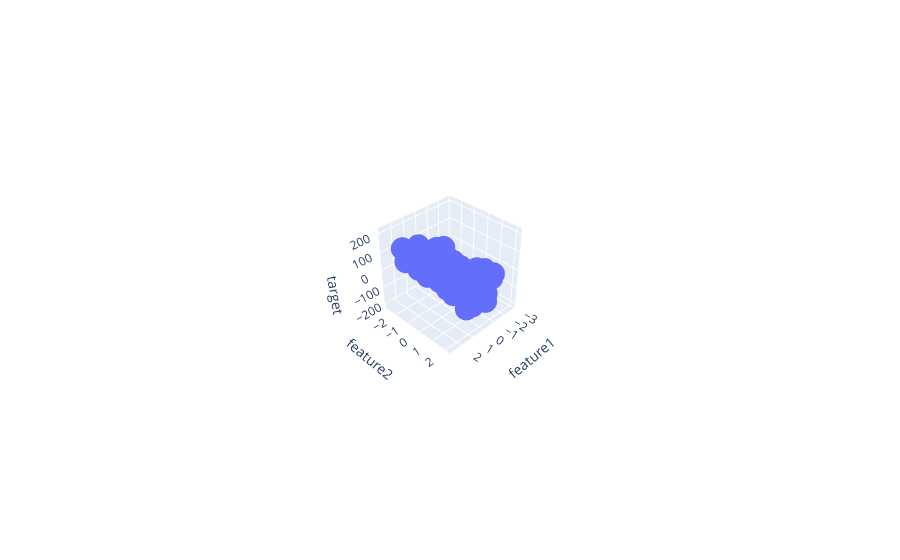

The notebook cell saved with this chart:
### Code cell
fig

### Figure 1 — Plotly figure (JSON) as saved in the notebook; plotly's stock layout.template omitted (floating-point values rounded to 4 significant figures; data arrays with more than 128 entries replaced by an {"elided": "..."} marker saying what was removed)
{"data": [{"hovertemplate": "feature1=%{x}<br>feature2=%{y}<br>target=%{z}<extra></extra>", "legendgroup": "", "marker": {"color": "#636efa", "symbol": "circle"}, "mode": "markers", "name": "", "scene": "scene", "showlegend": false, "type": "scatter3d", "x": {"elided": "200 float values"}, "y": {"elided": "200 float values"}, "z": {"elided": "200 float values"}}], "layout": {"autosize": true, "legend": {"tracegroupgap": 0}, "margin": {"t": 60}, "scene": {"aspectmode": "auto", "aspectratio": {"x": 1, "y": 1, "z": 1}, "camera": {"center": {"x": 0, "y": 0, "z": 0}, "eye": {"x": 3.036, "y": 3.036, "z": 3.036}, "projection": {"type": "perspective"}, "up": {"x": 0, "y": 0, "z": 1}}, "domain": {"x": [0, 1], "y": [0, 1]}, "xaxis": {"title": {"text": "feature1"}, "type": "linear"}, "yaxis": {"title": {"text": "feature2"}, "type": "linear"}, "zaxis": {"title": {"text": "target"}, "type": "linear"}}}}
